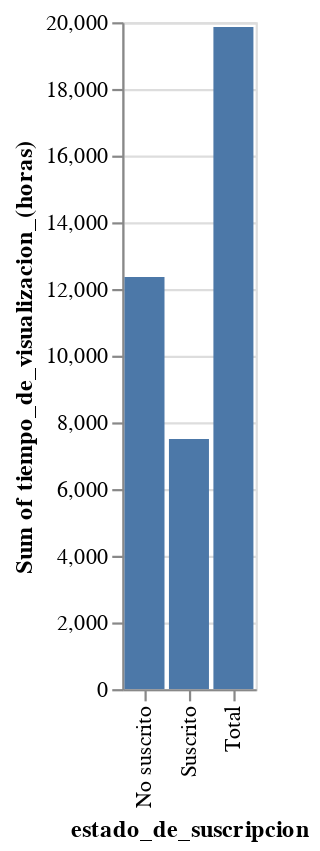

The notebook cell saved with this chart:
### Markdown cell above
Podemos observar como el mayor tiempo de visualización del canal es por parte de los usuarios que no están inscritos en el mismo. No obstante lo anterior, lo que se debe buscar según las recomendaciones de la plataforma es ampliar la base de suscriptores para facilitar la recomendación de videos.

### Code cell
DeepnoteChart(df_data_tabla_estado_suscripcion, """{"mark":{"clip":true,"type":"bar","color":"#4c78a8","tooltip":true},"config":{"legend":{}},"$schema":"https://vega.github.io/schema/vega-lite/v5.json","encoding":{"x":{"sort":null,"type":"nominal","field":"estado_de_suscripcion","scale":{"type":"linear"}},"y":{"sort":null,"type":"quantitative","field":"tiempo_de_visualizacion_(horas)","scale":{"type":"linear"},"aggregate":"sum"}}}""")

### Figure 1 — Vega-Lite specification as saved in the notebook (floating-point values rounded to 4 significant figures; data arrays with more than 128 entries replaced by an {"elided": "..."} marker saying what was removed)
{"$schema": "https://vega.github.io/schema/vega-lite/v5.json", "mark": {"type": "bar", "tooltip": true, "color": "#4c78a8", "clip": true}, "encoding": {"x": {"field": "estado_de_suscripcion", "type": "nominal", "sort": null, "scale": {"type": "linear"}}, "y": {"field": "tiempo_de_visualizacion_(horas)", "type": "quantitative", "aggregate": "sum", "sort": null, "scale": {"type": "linear"}}}, "config": {"legend": {}}, "data": {"values": {"elided": "315 records"}}}
